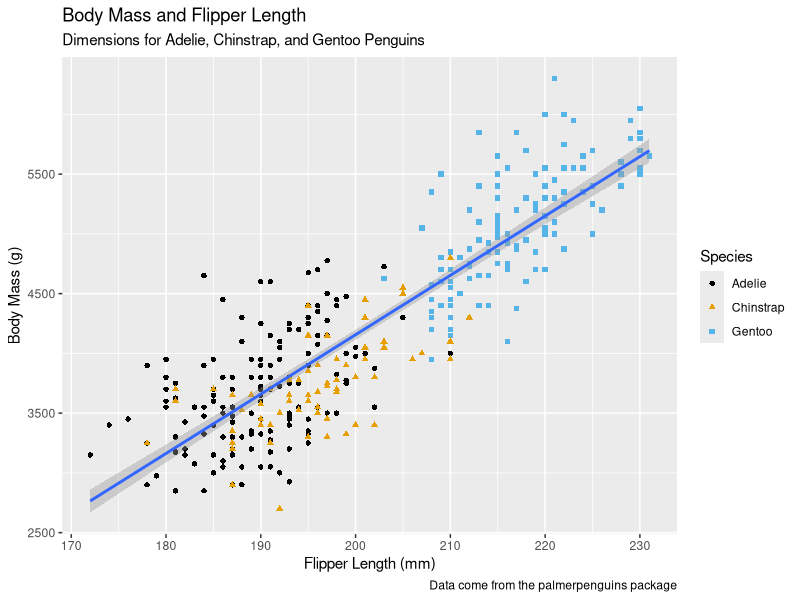
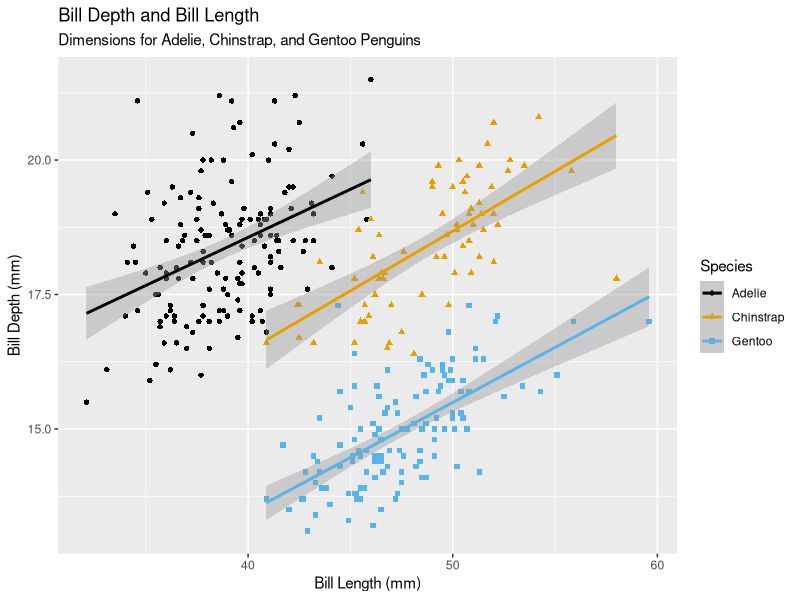
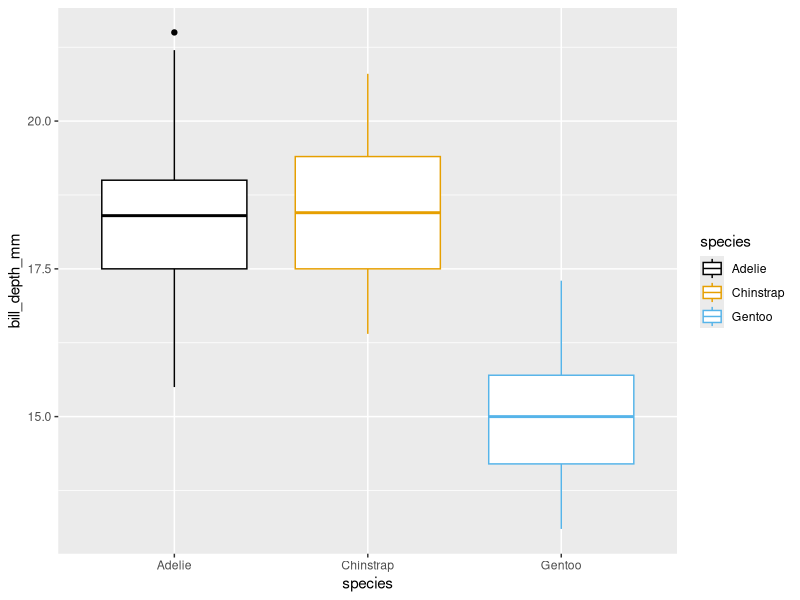
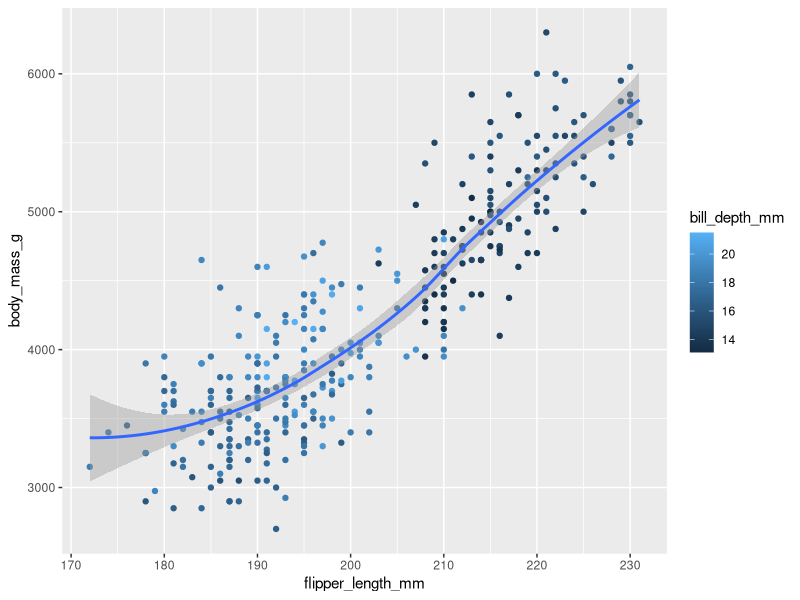
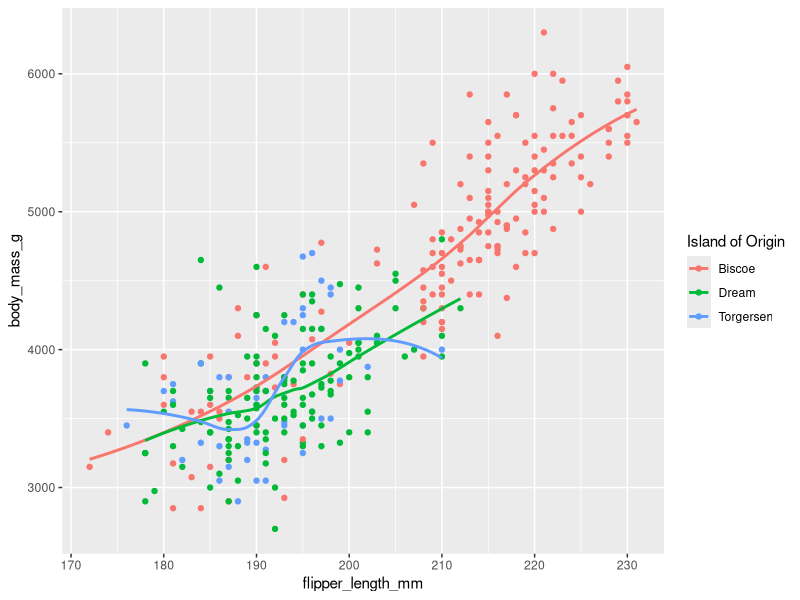
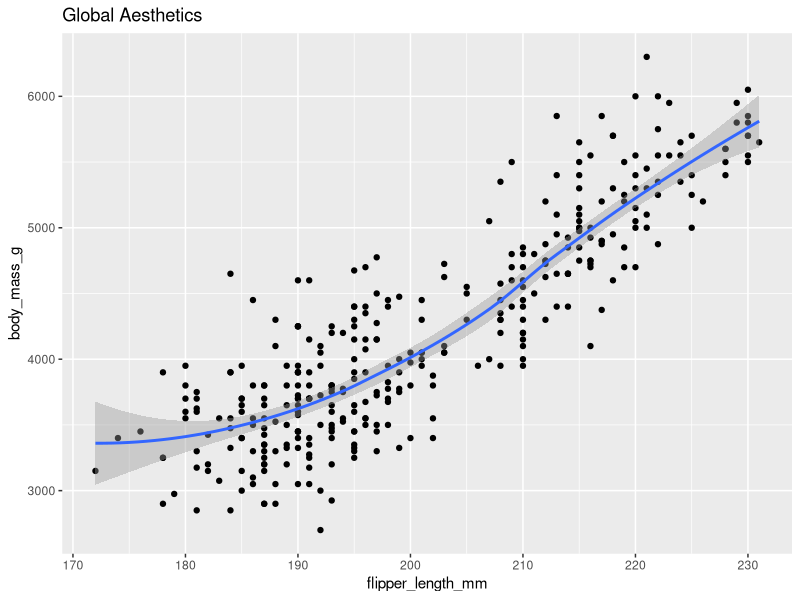
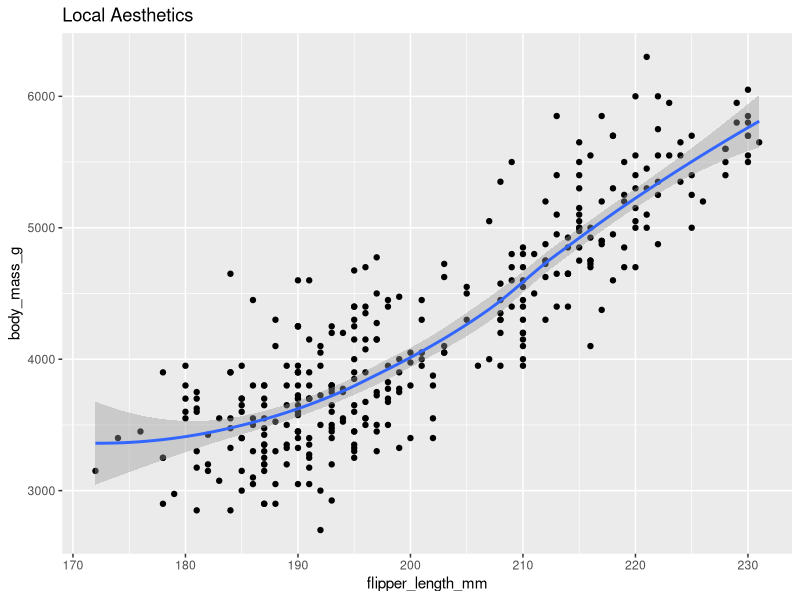

Reproduce these figures in R, in order.
library(tidyverse)
library(palmerpenguins)
library(ggthemes)

ggplot(
    data = penguins,
    mapping = aes(x = flipper_length_mm, y = body_mass_g)
) + 
    geom_point(mapping = aes(color = species, shape = species), na.rm = TRUE) +
    geom_smooth(method = "lm") +
    labs(
        title = "Body Mass and Flipper Length",
        subtitle = "Dimensions for Adelie, Chinstrap, and Gentoo Penguins",
        x = "Flipper Length (mm)", y = "Body Mass (g)",
        color = "Species", shape = "Species",
        caption = "Data come from the palmerpenguins package"
    ) +
    scale_color_colorblind()


## Exercises 1.2.5
ggplot(
    data = penguins,
    mapping = aes(x = bill_length_mm, y = bill_depth_mm, color = species, shape = species)
) + 
    geom_point(na.rm = TRUE) +
    geom_smooth(method = "lm") +
    labs(
        title = "Bill Depth and Bill Length",
        subtitle = "Dimensions for Adelie, Chinstrap, and Gentoo Penguins",
        x = "Bill Length (mm)", y = "Bill Depth (mm)",
        color = "Species", shape = "Species"
    ) +
    scale_color_colorblind()

ggplot(
    data = penguins,
    mapping = aes(x = species, y = bill_depth_mm)
) +
    geom_boxplot(mapping = aes(color = species), na.rm = TRUE) + 
    scale_color_colorblind()

ggplot(
    data = penguins,
    mapping = aes(x = flipper_length_mm, y = body_mass_g)
) +
    geom_point(na.rm = TRUE, mapping = aes(color = bill_depth_mm)) +
    geom_smooth(method = NULL)


ggplot(
    data = penguins,
    mapping = aes(x = flipper_length_mm, y = body_mass_g, color = island)
) +
    geom_point() +
    geom_smooth(se = FALSE) +
    labs(
        color = "Island of Origin"
    )

ggplot(
    data = penguins,
    mapping = aes(x = flipper_length_mm, y = body_mass_g)
) +
    geom_point() +
    geom_smooth() +
    labs(
        title = "Global Aesthetics"
    )

ggplot() +
    geom_point(
        data = penguins,
        mapping = aes(x = flipper_length_mm, y = body_mass_g)
    ) +
    geom_smooth(
        data = penguins,
        mapping = aes(x = flipper_length_mm, y = body_mass_g)
    ) +
    labs(
        title = "Local Aesthetics"
    )